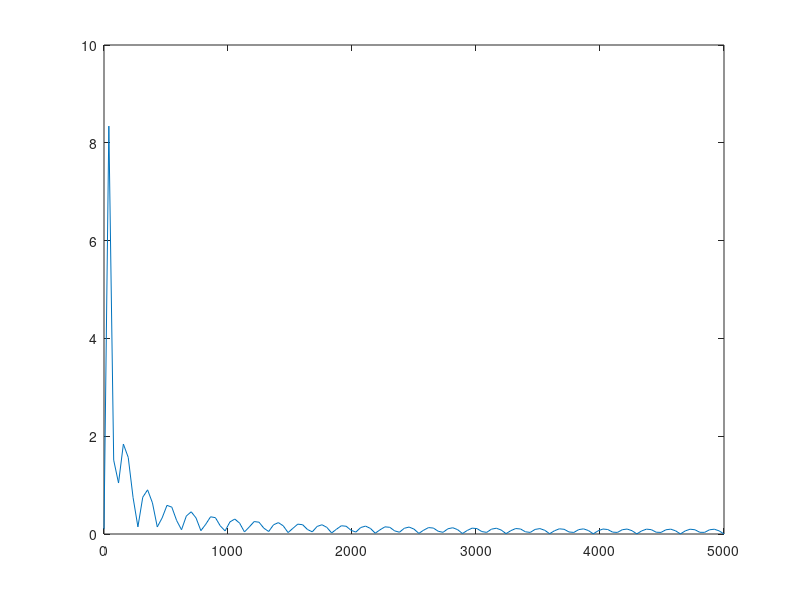

Recreate this plot in MATLAB.
clc;
clear all;

ind=1;
Fsam=10^4;
Tsam=1/Fsam;
Fsig=(10^2)/2;
Tmax=1/50;
Amp=10;
for t=0:Tsam:Tmax
%      y(ind)=sin(2*pi*Fsig*t);
    t1=(Tmax/2)/100;
    t2=(Tmax-t1);
    d1=Amp/t1;
    d2=-(2*Amp)/(t2);
    if (t<=t1)
        y(ind)=t*(d1);
    elseif (t>t1&&t<=t2)
        y(ind)=Amp+(t-t1)*(d2);
    else
        y(ind)=-Amp+(t-t2)*(d1);
    end
     ind=ind+1;
end

L=length(y);

% Y = abs(fft(impulse,2^nextpow2(L)));
% f = (2*Fs/L)*(0:L-1);
% plot(f,Y) 


NFFT = 2^nextpow2(L); % Next power of 2 from length of y
Y = fft(y,NFFT)/L;
f = Fsam/2*linspace(0,1,NFFT/2+1);
plot(f,2*abs(Y(1:NFFT/2+1))) 


% free_space_permeability=4*pi*(10^-7);
% free_space_permittivity=8.854*(10^-12);
% frequency=50;
% Omega=2*pi*frequency;
% Alpha=0;
% Beta=Omega*sqrt(free_space_permeability*free_space_permittivity);
% Gamma=Alpha+1i*Beta;
% 
% scale_min=-1;
% scale_max=1;
% scale_range=scale_max-scale_min;
% step=0.05;
% divisions=(scale_range/2)/step;
% 
% % Ix=zeros(2*divisions+1,2*divisions+1,2*divisions+1);
% % Iy=zeros(2*divisions+1,2*divisions+1,2*divisions+1);
% Iz=zeros(2*divisions+1,2*divisions+1,2*divisions+1);
% Io=10;
% for z=scale_min:step:scale_max
%     Iz(round(divisions*0+divisions+1),round(divisions*0+divisions+1),round(divisions*z+divisions+1))=Io*exp(-Gamma*z);
%     Iz(round(divisions*(-0.5)+divisions+1),round(divisions*(-0.5)+divisions+1),round(divisions*z+divisions+1))=Io*exp(-Gamma*z);
%     Iz(round(divisions*0.5+divisions+1),round(divisions*0.5+divisions+1),round(divisions*z+divisions+1))=Io*exp(-Gamma*z);
% end
% 
% Ax=zeros(2*divisions+1,2*divisions+1,2*divisions+1);
% Ay=zeros(2*divisions+1,2*divisions+1,2*divisions+1);
% Az=zeros(2*divisions+1,2*divisions+1,2*divisions+1);
% z=0;
% for x=scale_min:step:scale_max
%     for y=scale_min:step:scale_max
%         for z=-step:step:step
%             for zs=scale_min:step:scale_max
%                 for ys=-0.5:0.5:0.5
%                         xs=ys;
%                         r=sqrt((x-xs)^2+(y-ys)^2+(z-zs)^2);
%                         Az(round(divisions*x+divisions+1),round(divisions*y+divisions+1),round(divisions*z+divisions+1))=...
%                             Az(round(divisions*x+divisions+1),round(divisions*y+divisions+1),round(divisions*z+divisions+1))+...
%                             (free_space_permeability/(4*pi))*...
%                             Iz(round(divisions*xs+divisions+1),round(divisions*ys+divisions+1),round(divisions*zs+divisions+1))*step*(1/r)*exp(-1i*Beta*r);
%                     
%                 end
%             end
%         end
%     end
%     x;
% end
% 
% z=0;
% V=zeros(2*divisions+1,2*divisions+1,2*divisions+1);
% for x=(scale_min+step):step:(scale_max-step)
%     for y=(scale_min+step):step:(scale_max-step)
%             V(round(divisions*x+divisions+1),round(divisions*y+divisions+1),round(divisions*z+divisions+1))=...
%                 (Az(round(divisions*x+divisions+1),round(divisions*y+divisions+1),round(divisions*z+divisions+2))...
%                 -Az(round(divisions*x+divisions+1),round(divisions*y+divisions+1),round(divisions*z+divisions+1)))...
%                 /(step*1i*Omega*free_space_permeability*free_space_permittivity);            
%     end
%     x
% end
% 
% z=0;
% Hx=zeros(2*divisions+1,2*divisions+1,2*divisions+1);
% Hy=zeros(2*divisions+1,2*divisions+1,2*divisions+1);
% Hz=zeros(2*divisions+1,2*divisions+1,2*divisions+1);
% for x=(scale_min+step):step:(scale_max-step)
%     for y=(scale_min+step):step:(scale_max-step)
%             Hx(round(divisions*x+divisions+1),round(divisions*y+divisions+1),round(divisions*z+divisions+1))=(1/free_space_permeability)*...
%                 (Az(round(divisions*x+divisions+1),round(divisions*y+divisions+2),round(divisions*z+divisions+1))-...
%                 Az(round(divisions*x+divisions+1),round(divisions*y+divisions+1),round(divisions*z+divisions+1)));
%             
%             Hy(round(divisions*x+divisions+1),round(divisions*y+divisions+1),round(divisions*z+divisions+1))=-(1/free_space_permeability)*...
%                 (Az(round(divisions*x+divisions+2),round(divisions*y+divisions+1),round(divisions*z+divisions+1))-...
%                 Az(round(divisions*x+divisions+1),round(divisions*y+divisions+1),round(divisions*z+divisions+1)));
%     end
%     x
% end
% 
% z=0;
% Ex=zeros(2*divisions+1,2*divisions+1,2*divisions+1);
% Ey=zeros(2*divisions+1,2*divisions+1,2*divisions+1);
% Ez=zeros(2*divisions+1,2*divisions+1,2*divisions+1);
% for x=(scale_min+step):step:(scale_max-step)
%     for y=(scale_min+step):step:(scale_max-step)
%             Ex(round(divisions*x+divisions+1),round(divisions*y+divisions+1),round(divisions*z+divisions+1))=-(1/(1i*Omega*free_space_permittivity))*...
%                 (Hy(round(divisions*x+divisions+1),round(divisions*y+divisions+1),round(divisions*z+divisions+2))-...
%                 Hy(round(divisions*x+divisions+1),round(divisions*y+divisions+1),round(divisions*z+divisions+1)));
%             
%             Ey(round(divisions*x+divisions+1),round(divisions*y+divisions+1),round(divisions*z+divisions+1))=-(1/(1i*Omega*free_space_permittivity))*...
%                 (Hx(round(divisions*x+divisions+1),round(divisions*y+divisions+1),round(divisions*z+divisions+2))-...
%                 Hx(round(divisions*x+divisions+1),round(divisions*y+divisions+1),round(divisions*z+divisions+1)));
%             
%             Ez(round(divisions*x+divisions+1),round(divisions*y+divisions+1),round(divisions*z+divisions+1))=(-(1/(1i*Omega*free_space_permittivity))*...
%                 (Hx(round(divisions*x+divisions+1),round(divisions*y+divisions+2),round(divisions*z+divisions+1))-...
%                 Hx(round(divisions*x+divisions+1),round(divisions*y+divisions+1),round(divisions*z+divisions+1))))...
%                 +((1/(1i*Omega*free_space_permittivity))*...
%                 (Hy(round(divisions*x+divisions+2),round(divisions*y+divisions+1),round(divisions*z+divisions+1))-...
%                 Hy(round(divisions*x+divisions+1),round(divisions*y+divisions+1),round(divisions*z+divisions+1))));
%     end
%     x
% end
% 
% A=((Ax.*conj(Ax))+(Ay.*conj(Ay))+(Az.*conj(Az))).^0.5;
% H=((Hx.*conj(Hx))+(Hy.*conj(Hy))+(Hz.*conj(Hz))).^0.5;
% E=((Ex.*conj(Ex))+(Ey.*conj(Ey))+(Ez.*conj(Ez))).^0.5;
% 
% 
% surf(-1:step:1,-1:step:1,abs(A(:,:,divisions+1)));
% surf(-1:step:1,-1:step:1,abs(V(:,:,divisions+1)));
% surf(-1:step:1,-1:step:1,abs(H(:,:,divisions+1)));
% surf(-1:step:1,-1:step:1,abs(E(:,:,divisions+1)));